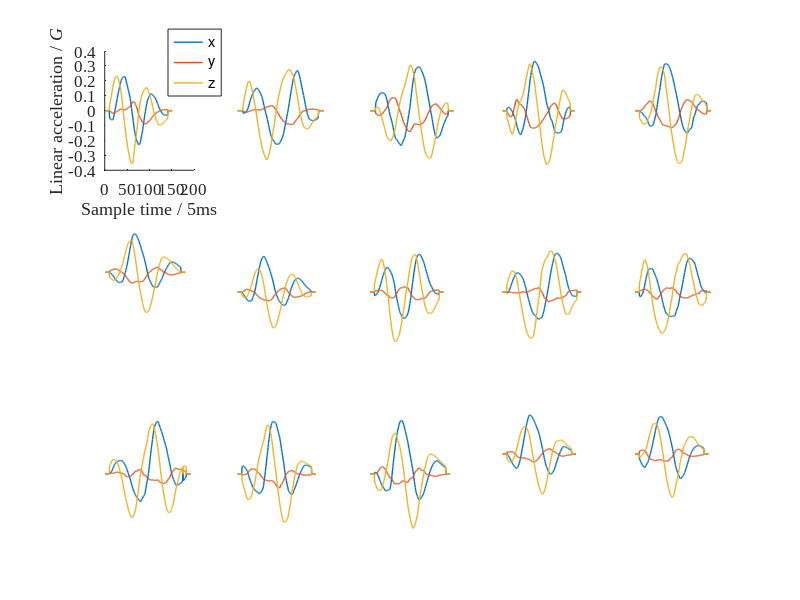

MATLAB code to generate this figure:
% figure 8
addpath ../dataset

load cwv.mat;
figure(1);
set(gcf,'position',[0,0,1280,640]);

h11=subplot(3,5,1); plot(cwv{1,151},'LineWidth',1.0); axis on;
xlabel('Sample time / 5ms'); ylabel('Linear acceleration / \itG');
set(gca,'FontName','Times New Roman','FontSize',12);
box off;
legend1=legend('x','y','z'); set(legend1,'Position',[0.21 0.84 0.040 0.083]);
h12=subplot(3,5,2); plot(cwv{1,152},'LineWidth',1.0); axis off;
h13=subplot(3,5,3); plot(cwv{1,153},'LineWidth',1.0); axis off;
h14=subplot(3,5,4); plot(cwv{1,154},'LineWidth',1.0); axis off;
h15=subplot(3,5,5); plot(cwv{1,155},'LineWidth',1.0); axis off;
h21=subplot(3,5,6); plot(cwv{1,156},'LineWidth',1.0); axis off;
h22=subplot(3,5,7); plot(cwv{1,157},'LineWidth',1.0); axis off;
h23=subplot(3,5,8); plot(cwv{1,158},'LineWidth',1.0); axis off;
h24=subplot(3,5,9); plot(cwv{1,159},'LineWidth',1.0); axis off;
h25=subplot(3,5,10); plot(cwv{1,160},'LineWidth',1.0); axis off;
h31=subplot(3,5,11); plot(cwv{1,161},'LineWidth',1.0); axis off; 
h32=subplot(3,5,12); plot(cwv{1,162},'LineWidth',1.0); axis off;
h33=subplot(3,5,13); plot(cwv{1,163},'LineWidth',1.0); axis off;
h34=subplot(3,5,14); plot(cwv{1,164},'LineWidth',1.0); axis off;
h35=subplot(3,5,15); plot(cwv{1,165},'LineWidth',1.0); axis off;

set([h12,h13],'Xcolor','w','XTick',[]);

